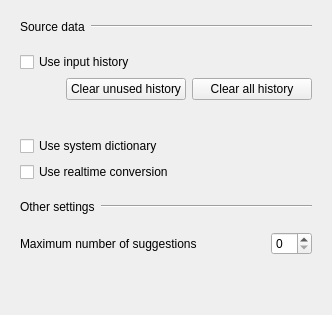
       <widget class="QWidget" name="suggestionsTab">
        <attribute name="title">
         <string>Suggest</string>
        </attribute>
        <layout class="QVBoxLayout" name="suggestionsTabLayout">
         <property name="spacing">
          <number>0</number>
         </property>
         <item>
          <widget class="QFrame" name="suggestSourceHeader">
           <property name="frameShape">
            <enum>QFrame::Shape::NoFrame</enum>
           </property>
           <property name="class" stdset="0">
            <string>setting-group-header</string>
           </property>
           <layout class="QHBoxLayout" name="horizontalLayout_12">
            <item>
             <widget class="QLabel" name="label_3">
              <property name="text">
               <string>Source data</string>
              </property>
             </widget>
            </item>
            <item>
             <widget class="Line" name="line_4">
              <property name="sizePolicy">
               <sizepolicy hsizetype="MinimumExpanding" vsizetype="Fixed">
                <horstretch>0</horstretch>
                <verstretch>0</verstretch>
               </sizepolicy>
              </property>
              <property name="orientation">
               <enum>Qt::Orientation::Horizontal</enum>
              </property>
              <property name="class" stdset="0">
               <string>setting-group-line</string>
              </property>
             </widget>
            </item>
           </layout>
          </widget>
         </item>
         <item>
          <widget class="QFrame" name="suggestSourceGroup">
           <property name="frameShape">
            <enum>QFrame::Shape::NoFrame</enum>
           </property>
           <property name="class" stdset="0">
            <string>setting-group-layout</string>
           </property>
           <layout class="QGridLayout" name="gridLayout_4">
            <item row="0" column="0" colspan="3">
             <widget class="QCheckBox" name="historySuggestCheckBox">
              <property name="text">
               <string>Use input history</string>
              </property>
             </widget>
            </item>
            <item row="1" column="2">
             <widget class="QPushButton" name="clearUserPredictionButton">
              <property name="minimumSize">
               <size>
                <width>120</width>
                <height>0</height>
               </size>
              </property>
              <property name="text">
               <string>Clear all history</string>
              </property>
             </widget>
            </item>
            <item row="3" column="0" colspan="3">
             <widget class="QCheckBox" name="dictionarySuggestCheckBox">
              <property name="text">
               <string>Use system dictionary</string>
              </property>
             </widget>
            </item>
            <item row="1" column="1">
             <widget class="QPushButton" name="clearUnusedUserPredictionButton">
              <property name="minimumSize">
               <size>
                <width>120</width>
                <height>0</height>
               </size>
              </property>
              <property name="text">
               <string>Clear unused history</string>
              </property>
             </widget>
            </item>
            <item row="1" column="0">
             <spacer name="horizontalSpacer_6">
              <property name="orientation">
               <enum>Qt::Orientation::Horizontal</enum>
              </property>
              <property name="sizeHint" stdset="0">
               <size>
                <width>40</width>
                <height>20</height>
               </size>
              </property>
             </spacer>
            </item>
            <item row="2" column="1">
             <spacer name="verticalSpacer">
              <property name="orientation">
               <enum>Qt::Orientation::Vertical</enum>
              </property>
              <property name="sizeType">
               <enum>QSizePolicy::Policy::Maximum</enum>
              </property>
              <property name="sizeHint" stdset="0">
               <size>
                <width>20</width>
                <height>30</height>
               </size>
              </property>
             </spacer>
            </item>
            <item row="4" column="0" colspan="3">
             <widget class="QCheckBox" name="realtimeConversionCheckBox">
              <property name="text">
               <string>Use realtime conversion</string>
              </property>
             </widget>
            </item>
           </layout>
          </widget>
         </item>
         <item>
          <widget class="QFrame" name="suggestOtherHeader">
           <property name="frameShape">
            <enum>QFrame::Shape::NoFrame</enum>
           </property>
           <property name="class" stdset="0">
            <string>setting-group-header</string>
           </property>
           <layout class="QHBoxLayout" name="horizontalLayout_16">
            <item>
             <widget class="QLabel" name="SuggestionPreferenceLabel">
              <property name="text">
               <string>Other settings</string>
              </property>
             </widget>
            </item>
            <item>
             <widget class="Line" name="line_8">
              <property name="sizePolicy">
               <sizepolicy hsizetype="MinimumExpanding" vsizetype="Fixed">
                <horstretch>0</horstretch>
                <verstretch>0</verstretch>
               </sizepolicy>
              </property>
              <property name="orientation">
               <enum>Qt::Orientation::Horizontal</enum>
              </property>
              <property name="class" stdset="0">
               <string>setting-group-line</string>
              </property>
             </widget>
            </item>
           </layout>
          </widget>
         </item>
         <item>
          <widget class="QFrame" name="suggestOtherGroup">
           <property name="frameShape">
            <enum>QFrame::Shape::NoFrame</enum>
           </property>
           <property name="class" stdset="0">
            <string>setting-group-layout</string>
           </property>
           <layout class="QGridLayout" name="gridLayout_11">
            <item row="0" column="0">
             <widget class="QLabel" name="defaultNUmberofSuggestionsLabel">
              <property name="text">
               <string>Maximum number of suggestions</string>
              </property>
             </widget>
            </item>
            <item row="0" column="2">
             <widget class="QSpinBox" name="suggestionsSizeSpinBox"/>
            </item>
            <item row="0" column="1">
             <spacer name="horizontalSpacer_8">
              <property name="orientation">
               <enum>Qt::Orientation::Horizontal</enum>
              </property>
              <property name="sizeHint" stdset="0">
               <size>
                <width>40</width>
                <height>20</height>
               </size>
              </property>
             </spacer>
            </item>
           </layout>
          </widget>
         </item>
         <item>
          <spacer name="verticalSpacer_3">
           <property name="orientation">
            <enum>Qt::Orientation::Vertical</enum>
           </property>
           <property name="sizeHint" stdset="0">
            <size>
             <width>20</width>
             <height>40</height>
            </size>
           </property>
          </spacer>
         </item>
        </layout>
       </widget>
